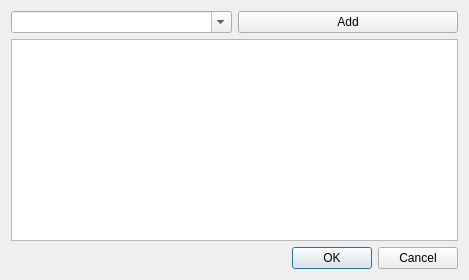
<?xml version="1.0" encoding="UTF-8"?>
<ui version="4.0">
 <class>Dialog</class>
 <widget class="QDialog" name="Dialog">
  <property name="geometry">
   <rect>
    <x>0</x>
    <y>0</y>
    <width>469</width>
    <height>280</height>
   </rect>
  </property>
  <property name="windowTitle">
   <string>Dialog</string>
  </property>
  <layout class="QVBoxLayout" name="verticalLayout">
   <item>
    <layout class="QHBoxLayout" name="horizontalLayout">
     <item>
      <widget class="QComboBox" name="comboBox">
       <property name="editable">
        <bool>true</bool>
       </property>
      </widget>
     </item>
     <item>
      <widget class="QPushButton" name="btnAdd">
       <property name="text">
        <string>Add</string>
       </property>
      </widget>
     </item>
    </layout>
   </item>
   <item>
    <widget class="QListWidget" name="listWidget">
     <property name="selectionMode">
      <enum>QAbstractItemView::MultiSelection</enum>
     </property>
    </widget>
   </item>
   <item>
    <widget class="QDialogButtonBox" name="buttonBox">
     <property name="standardButtons">
      <set>QDialogButtonBox::Cancel|QDialogButtonBox::Ok</set>
     </property>
    </widget>
   </item>
  </layout>
 </widget>
 <resources/>
 <connections/>
</ui>
